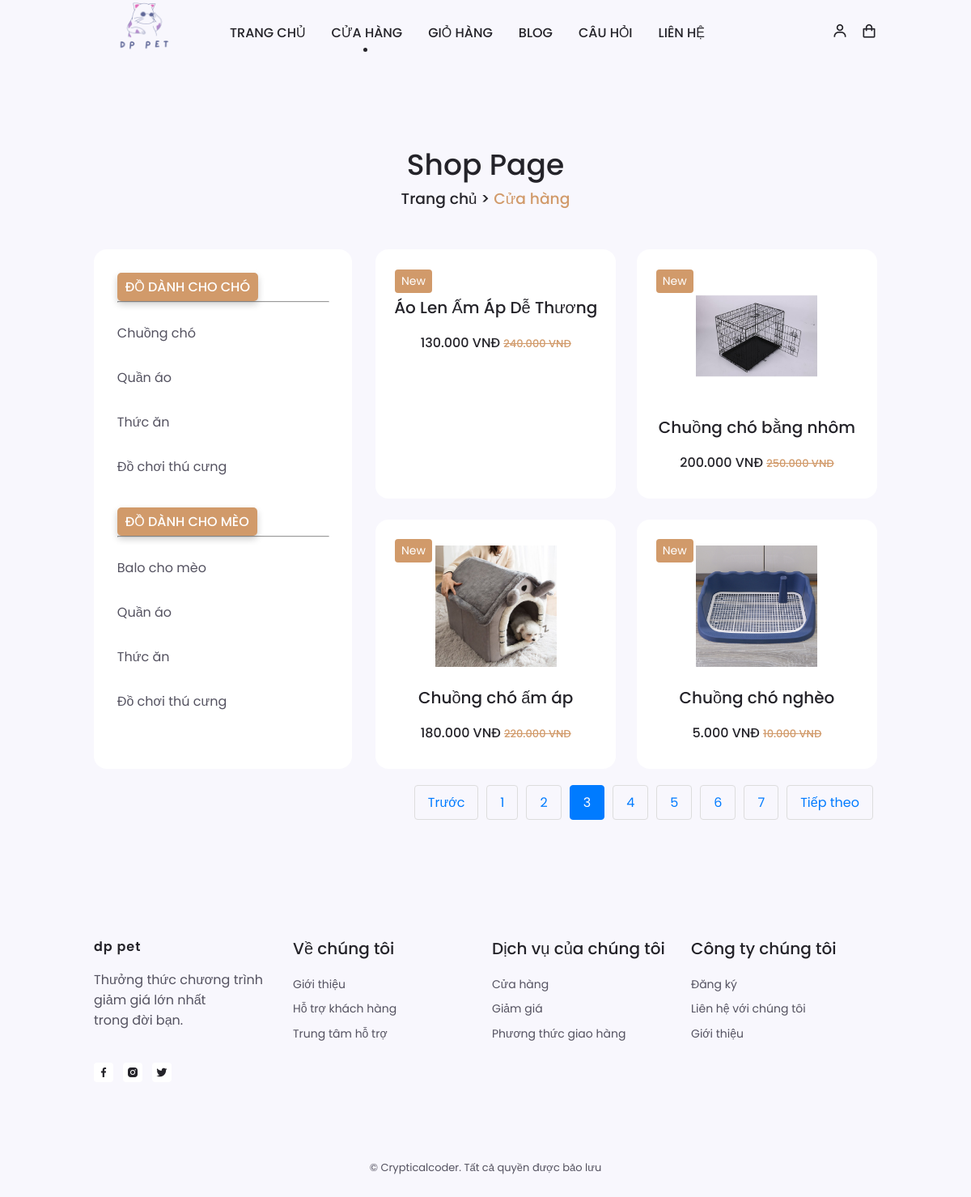
The app's page /ecommerce/shop.php?page=3 with its own data.
### tables this page shows
CREATE TABLE `products` (
  `id` int(11) NOT NULL,
  `name` varchar(255) NOT NULL,
  `subtitle` varchar(255) DEFAULT NULL,
  `description` text DEFAULT NULL,
  `price` decimal(10,2) DEFAULT NULL,
  `discount_price` decimal(10,2) DEFAULT NULL,
  `img` varchar(255) NOT NULL,
  `created_at` timestamp NOT NULL DEFAULT current_timestamp()
);

### ecommerce/shop.php (the view, shortened to what this page needs)
<?php
include 'connectdb.php';
$limit = 4;
$page = isset($_GET['page']) ? (int)$_GET['page'] : 1;
$offset = ($page - 1) * $limit;
$totalQuery = "SELECT COUNT(*) as total FROM products";
$totalResult = $conn->query($totalQuery);
$totalRow = $totalResult->fetch_assoc();
$totalProducts = $totalRow['total'];
$totalPages = ceil($totalProducts / $limit);
$query = "SELECT * FROM products LIMIT ?, ?";
$stmt = $conn->prepare($query);
$stmt->bind_param("ii", $offset, $limit);
$stmt->execute();
$result = $stmt->get_result();
?>
<!DOCTYPE html>
<html lang="en">
<head>
    <link rel="stylesheet" href="https://cdn.jsdelivr.net/npm/boxicons@latest/css/boxicons.min.css">
    <link rel="stylesheet" href="assets/css/swiper-bundle.min.css">
    <link rel="stylesheet" href="assets/css/style.css">
    <link rel="stylesheet" href="assets/css/colors/color-1.css">
</head>
<body>
    <header class="header" id="header">
        <nav class="nav container">
            <a href="index.php" class="nav_logo">
                <img src="assets/img/logo/Remove-bg.ai_1722440725057.png" alt="">
            </a>
            <div class="nav_menu" id="nav-menu">
                <ul class="nav_list">
                    <li class="nav_item"><a href="index.php" class="nav_link">TRANG CHỦ</a></li>
                    <li class="nav_item"><a href="shop.php" class="nav_link active-link">CỬA HÀNG</a></li>
                    <li class="nav_item"><a href="cart.php" class="nav_link">GIỎ HÀNG</a></li>
                    <li class="nav_item"><a href="blog.php" class="nav_link">BLOG</a></li>
                    <li class="nav_item"><a href="faq.php" class="nav_link">CÂU HỎI</a></li>
                    <li class="nav_item"><a href="contact.php" class="nav_link">LIÊN HỆ</a></li>
                </ul>
            </div>
            <div class="nav_btns">
                <div class="login_toggle" id="login-button">
                    <i class="bx bx-user"></i>
                </div>
                <div class="nav_shop" id="cart-shop">
                    <i class="bx bx-shopping-bag"></i>
                </div>
            </div>
        </nav>
    </header>
    <main class="main">
        <section class="shop section container">
            <h2 class="breadcrumb_title">Shop Page</h2>
            <h3 class="breadcrumb_subtitle">Trang chủ > <span>Cửa hàng</span></h3>
            <div class="shop_container grid">
                <div class="sidebar">
                    <h3 class="filter_title">đồ dành cho chó</h3>
                    <hr>
                    <div class="filter_content">
                        <a class="filter_subtitle" href="chuongcho.php">Chuồng chó</a>
                        <a class="filter_subtitle" href="do.php">Quần áo</a>
                        <a class="filter_subtitle" href="fooddog.php">Thức ăn</a>
                        <a class="filter_subtitle" href="play.php">Đồ chơi thú cưng</a>
                    </div>
                    <br>
                    <h3 class="filter_title">đồ dành cho mèo</h3>
                    <hr>
                    <div class="filter_content">
                        <a class="filter_subtitle" href="balocat.php">Balo cho mèo</a>
                        <a class="filter_subtitle" href="do.php">Quần áo</a>
                        <a class="filter_subtitle" href="foodcat.php">Thức ăn</a>
                        <a class="filter_subtitle" href="play.php">Đồ chơi thú cưng</a>
                    </div>
                </div>
                <div class="shop_items grid">
                    <?php if ($result->num_rows > 0): ?>
                        <?php while ($product = $result->fetch_assoc()): ?>
                            <div class="shop_content">
                                <div class="shop_tag">New</div>
                                <img src="<?php echo htmlspecialchars($product['img']); ?>" alt="" class="shop_img">
                                <h3 class="shop_title"><?php echo htmlspecialchars($product['name']); ?></h3>
                                <div class="sgop_prices">
                                    <span class="shop_price"><?php echo number_format($product['price'], 0, ',', '.'); ?> VNĐ</span>
                                    <?php if ($product['discount_price']): ?>
                                        <span class="shop_discounts"><?php echo number_format($product['discount_price'], 0, ',', '.'); ?> VNĐ</span>
                                    <?php endif; ?>
                                </div>
                            </div>
                        <?php endwhile; ?>
                    <?php else: ?>
                        <p>Không có sản phẩm nào.</p>
                    <?php endif; ?>
                </div>
            </div>
            <div class="pagination">
                <?php if ($page > 1): ?>
                    <a href="?page=<?php echo $page - 1; ?>">Trước</a>
                <?php endif; ?>
                <?php for ($i = 1; $i <= $totalPages; $i++): ?>
                    <a href="?page=<?php echo $i; ?>" class="<?php echo $i === $page ? 'active' : ''; ?>"><?php echo $i; ?></a>
                <?php endfor; ?>
                <?php if ($page < $totalPages): ?>
                    <a href="?page=<?php echo $page + 1; ?>">Tiếp theo</a>
                <?php endif; ?>
            </div>
        </section>
    </main>
    <footer class="footer section">
        <div class="footer_container container grid">
            <div class="footer_content">
                <a href="#" class="footer_logo">dp pet</a>
                <p class="footer_description">Thưởng thức chương trình giảm giá lớn nhất <br> trong đời bạn.</p>
                <div class="footer_social">
                    <a href="#" class="footer_social-link"><i class="bx bxl-facebook"></i></a>
                    <a href="#" class="footer_social-link"><i class="bx bxl-instagram-alt"></i></a>
                    <a href="#" class="footer_social-link"><i class="bx bxl-twitter"></i></a>
                </div>
            </div>
            <div class="footer_content">
                <h3 class="footer_title">Về chúng tôi</h3>
                <ul class="footer_links">
                    <li><a href="#" class="footer_link">Giới thiệu</a></li>
                    <li><a href="#" class="footer_link">Hỗ trợ khách hàng</a></li>
                    <li><a href="#" class="footer_link">Trung tâm hỗ trợ</a></li>
                </ul>
            </div>
            <div class="footer_content">
                <h3 class="footer_title">Dịch vụ của chúng tôi</h3>
                <ul class="footer_links">
                    <li><a href="#" class="footer_link">Cửa hàng</a></li>
                    <li><a href="#" class="footer_link">Giảm giá</a></li>
                    <li><a href="#" class="footer_link">Phương thức giao hàng</a></li>
                </ul>
            </div>
            <div class="footer_content">
                <h3 class="footer_title">Công ty chúng tôi</h3>
                <ul class="footer_links">
                    <li><a href="#" class="footer_link">Đăng ký</a></li>
                    <li><a href="#" class="footer_link">Liên hệ với chúng tôi</a></li>
                    <li><a href="#" class="footer_link">Giới thiệu</a></li>
                </ul>
            </div>
        </div>
        <span class="footer_copy">&#169; Crypticalcoder. Tất cả quyền được bảo lưu</span>
    </footer>
</body>
</html>

### ecommerce/assets/css/colors/color-1.css (style rules this page uses)
:root { --hue: 0; --first-color: #d19a6a; --first-color-alt: #c78245; }

### ecommerce/shop.php (style rules this page uses)
.pagination { display: flex; justify-content: flex-end; list-style-type: none; padding: 0; margin-top: 20px; }
.pagination a { margin: 0 5px; padding: 8px 16px; text-decoration: none; color: #007bff; border: 1px solid #ddd; border-radius: 4px; transition: background-color 0.3s, color 0.3s; }
.pagination a.active { background-color: #007bff; color: white; border: 1px solid #007bff; }

### records on screen
products: name "Áo Len Ấm Áp Dễ Thương", price "130.000", discount_price "240.000"
products: img (picture), name "Chuồng chó bằng nhôm", price "200.000", discount_price "250.000"
products: img (picture), name "Chuồng chó ấm áp", price "180.000", discount_price "220.000"
products: img (picture), name "Chuồng chó nghèo", price "5.000", discount_price "10.000"
